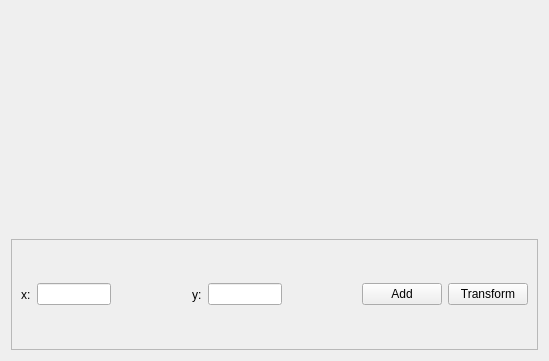
<?xml version="1.0" encoding="UTF-8"?>
<ui version="4.0">
 <class>LinearTransformation</class>
 <widget class="QWidget" name="LinearTransformation">
  <property name="geometry">
   <rect>
    <x>0</x>
    <y>0</y>
    <width>549</width>
    <height>361</height>
   </rect>
  </property>
  <property name="windowTitle">
   <string>Form</string>
  </property>
  <layout class="QVBoxLayout" name="verticalLayout" stretch="2,1">
   <item>
    <widget class="QCustomPlot" name="transformationPlot" native="true"/>
   </item>
   <item>
    <widget class="QFrame" name="frame">
     <property name="frameShape">
      <enum>QFrame::StyledPanel</enum>
     </property>
     <property name="frameShadow">
      <enum>QFrame::Raised</enum>
     </property>
     <layout class="QHBoxLayout" name="horizontalLayout" stretch="0,1,1,0,1,1,1,0">
      <item>
       <widget class="QLabel" name="xLabel">
        <property name="text">
         <string>x:</string>
        </property>
       </widget>
      </item>
      <item>
       <widget class="QLineEdit" name="xInput"/>
      </item>
      <item>
       <spacer name="horizontalSpacer">
        <property name="orientation">
         <enum>Qt::Horizontal</enum>
        </property>
        <property name="sizeHint" stdset="0">
         <size>
          <width>71</width>
          <height>20</height>
         </size>
        </property>
       </spacer>
      </item>
      <item>
       <widget class="QLabel" name="yLabel">
        <property name="text">
         <string>y:</string>
        </property>
       </widget>
      </item>
      <item>
       <widget class="QLineEdit" name="yInput"/>
      </item>
      <item>
       <spacer name="horizontalSpacer_2">
        <property name="orientation">
         <enum>Qt::Horizontal</enum>
        </property>
        <property name="sizeHint" stdset="0">
         <size>
          <width>71</width>
          <height>20</height>
         </size>
        </property>
       </spacer>
      </item>
      <item>
       <widget class="QPushButton" name="addButton">
        <property name="text">
         <string>Add</string>
        </property>
       </widget>
      </item>
      <item>
       <widget class="QPushButton" name="transformButton">
        <property name="text">
         <string>Transform</string>
        </property>
       </widget>
      </item>
     </layout>
    </widget>
   </item>
  </layout>
 </widget>
 <customwidgets>
  <customwidget>
   <class>QCustomPlot</class>
   <extends>QWidget</extends>
   <header>qcustomplot.h</header>
   <container>1</container>
  </customwidget>
 </customwidgets>
 <resources/>
 <connections/>
</ui>
